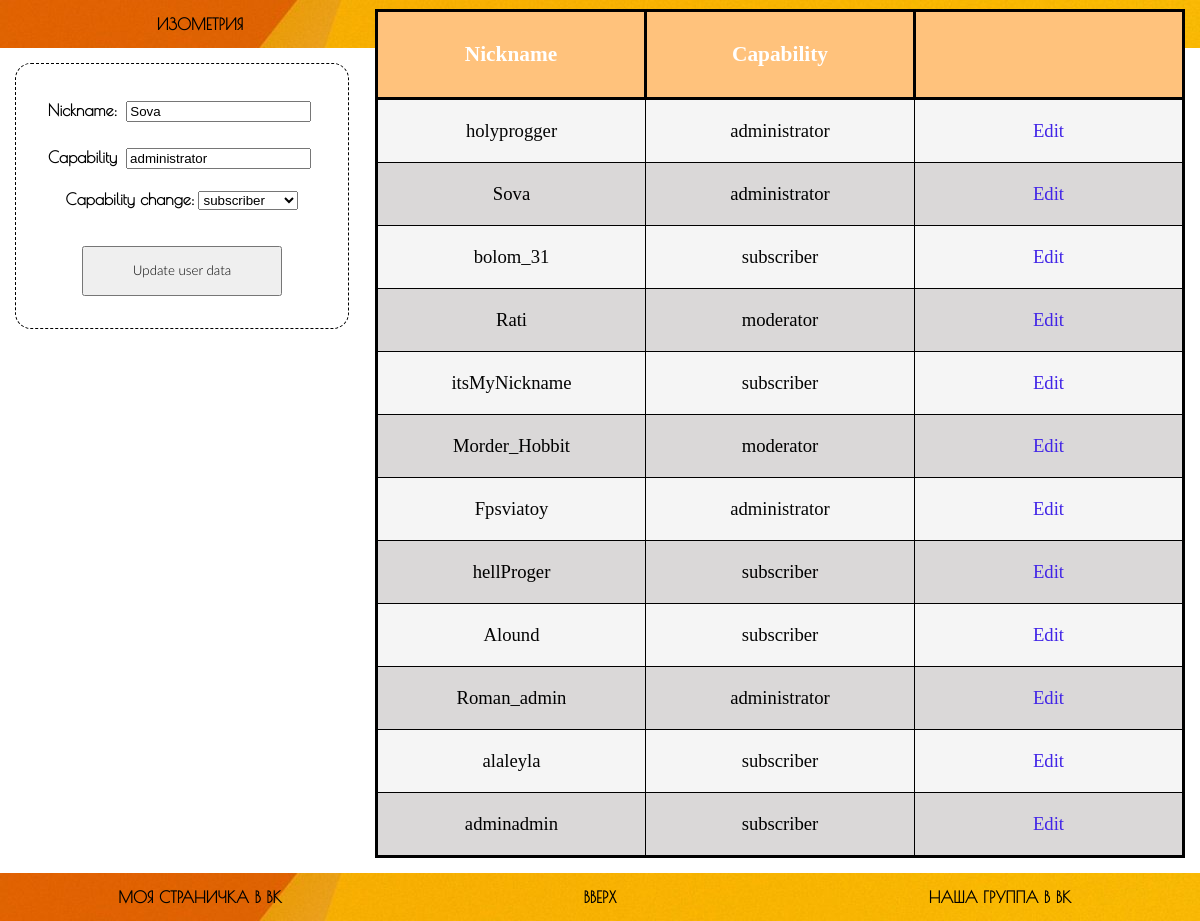
The app's page /lk.php?edit=46 (signed in) with its own data.
### tables this page shows
CREATE TABLE `user` (
  `user_id` int(11) NOT NULL,
  `login` varchar(30) NOT NULL,
  `password` text NOT NULL,
  `surname` text NOT NULL,
  `name` text NOT NULL,
  `nickname` varchar(40) NOT NULL,
  `user_group` int(11) NOT NULL
);

CREATE TABLE `user_group` (
  `group_id` int(11) NOT NULL,
  `group_name` varchar(30) NOT NULL
);

### templates/function.php (the view)
<?php
function findAllCategories() {
    include "includes/db.php";
    $query = "SELECT * FROM user";
    $select_user = mysqli_query($connection, $query);
    while($row = mysqli_fetch_array($select_user)) {
        $user_id = $row["user_id"];
        $nickname = $row["nickname"];
        $user_group = $row["user_group"];
        $queryGrName = "SELECT group_name FROM user_group WHERE `group_id` = '{$user_group}'";
        $select_GrName = mysqli_query($connection, $queryGrName);
        $capability_assoc = mysqli_fetch_assoc($select_GrName);
        $capability = $capability_assoc["group_name"];
        echo "<tr>";
        echo "<td>{$nickname}</td>";
        echo "<td>{$capability}</td>";
        echo "<td><a href='lk.php?edit={$user_id}'>Edit</a></td>";
    }
}
?>

### lk.php (shortened to what this page needs)
<?php
	include "includes/header.php";
	include "templates/function.php";
       if(isset($_SESSION["auth_user"])){
		$nowAuthUser = $_SESSION["auth_user"];
           $query = "SELECT user_group FROM user WHERE `login` = '{$nowAuthUser}'";
           $result = mysqli_query($connection, $query);
           $row = mysqli_fetch_assoc($result);
           $user_group = $row['user_group'];
       }else{
           $user_group = '0';
       }
       if($user_group == 3) {
?>
	<div class="wrapperLK">
		<div class="contentLK">
			<div class="editForm">
				<form action="server/update.php" method="post">
					<?php if(isset($_GET["edit"])){
						$user_id = $_GET["edit"];
						$user = "SELECT * FROM user WHERE `user_id` = '{$user_id}'";
						$select_user = mysqli_query($connection, $user);
						$row_user = mysqli_fetch_assoc($select_user);
						$user_group = $row_user["user_group"];
						$nickname = $row_user["nickname"];
						$queryGrName = "SELECT group_name FROM user_group WHERE `group_id` = '{$user_group}'";
						$select_GrName = mysqli_query($connection, $queryGrName);
						$capability_assoc = mysqli_fetch_assoc($select_GrName);
						$capability = $capability_assoc["group_name"];
					?>
					<p>
						<label for="nickname">Nickname:</label>
						<input name="nickname" id="nickname" type="text" value="<?php echo ($nickname);?>">
					</p>
					<p>
						<label for="capability">Capability</label>
						<input name="capability" id="capability" type="text" value=<?php echo ($capability);?> readonly>
					</p>
					<p>
						<label for="new_capability:">Capability change:</label>
						<select id="new_capability" name = "newcapability">
							<option value="1">subscriber</option>
						</select>
					</p>
					<?php }?>
					<div id="btnInfoUpdate">
						<button name = "btn_update" id="btnUpdate" type="submit">Update user data</button>
					</div>
				</form>
			</div>
		</div>
		<div class="contentLK">
			<table class="tableCapability">
				<thead>
					<tr class = "headTable">
						<th>Nickname</th>
						<th>Capability</th>
						<th></th>
					</tr>
				</thead>
				<tbody class = "bodyTable">
					<?php
						findAllCategories();
					?>
				</tbody>
			</table>
		</div>
	</div>
  		<?php } ?>
<?php include "includes/footer.php"; ?>

### css/styleMain.css (style rules this page uses)
body { background-color: white; height: 100%; margin: 0; padding: 0; }
a { text-decoration: none; color: black; }

### css/reg.css (style rules this page uses)
label { font-family: "Poiret One"; color: #f2f2eb; font-weight: bold; text-align: center; }
input { margin: 5px; }

### css/lkStyle.css (style rules this page uses)
.wrapperLK { display: grid; grid-template-columns: 30% 70%; min-height: calc(100% - 100px); }
.tableCapability { table-layout: fixed; width: 100%; margin-top:calc(10% - 135px); border-collapse: collapse; border: 3px solid black; display: center; }
th { text-align: center; padding: 30px; border: 3px solid rgb(0, 0, 0); font-size: 16pt; }
td { text-align: center; padding: 20px; border: 1px solid rgb(0, 0, 0); font-size: 14pt; }
table a { text-decoration: none; color: rgb(65, 36, 231); }
.headTable { background: rgb(255, 194, 124); color: rgb(255, 255, 255); }
.bodyTable tr:nth-child(odd) { background: rgb(245, 245, 245); color: rgb(5, 5, 5); }
.bodyTable tr:nth-child(even) { background: rgb(218, 216, 216); color: rgb(0, 0, 0); }
#btnInfoUpdate { text-align: center; }
#btnUpdate { width:200px; height:50px; font-family: "Lato Light"; margin-top: 20px; }
.contentLK { padding:15px; width: 100%-15px; margin: 0; text-align: center; }
.contentLK label { font-family: "Poiret One"; color: #000000; font-weight: bold; }
.editForm { width: 300px; height: auto; margin-left: auto; margin-right: auto; padding: 1em; border: 1px dashed; border-radius: 1em 1em 1em 1em; }

### records on screen
user: nickname "Sova", user_group.group_name "administrator"
user_group: capability "administrator"
user: nickname "holyprogger", user_group.group_name "administrator"
user: nickname "bolom_31", user_group.group_name "subscriber"
user: nickname "Rati", user_group.group_name "moderator"
user: nickname "itsMyNickname", user_group.group_name "subscriber"
user: nickname "Morder_Hobbit", user_group.group_name "moderator"
user: nickname "Fpsviatoy", user_group.group_name "administrator"
user: nickname "hellProger", user_group.group_name "subscriber"
user: nickname "Alound", user_group.group_name "subscriber"
user: nickname "Roman_admin", user_group.group_name "administrator"
user: nickname "alaleyla", user_group.group_name "subscriber"
user: nickname "adminadmin", user_group.group_name "subscriber"
